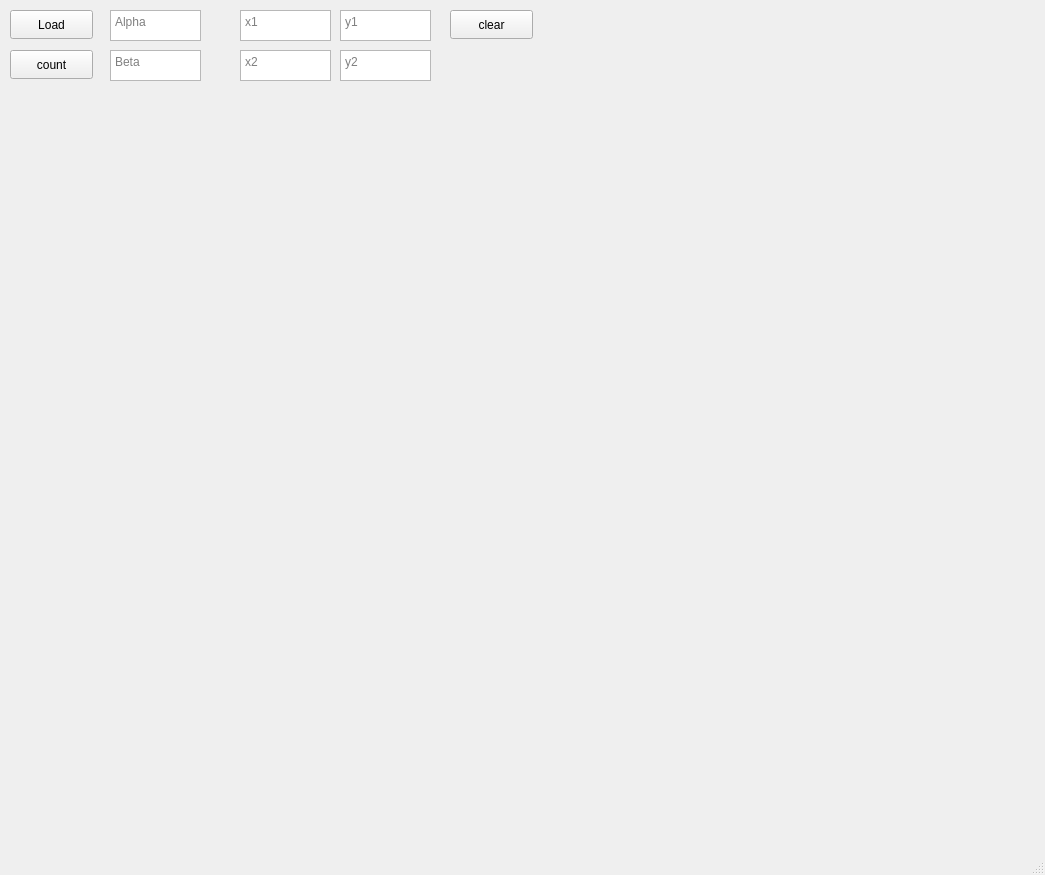
<?xml version="1.0" encoding="UTF-8"?>
<ui version="4.0">
 <class>MainWindow</class>
 <widget class="QMainWindow" name="MainWindow">
  <property name="geometry">
   <rect>
    <x>0</x>
    <y>0</y>
    <width>1045</width>
    <height>875</height>
   </rect>
  </property>
  <property name="windowTitle">
   <string>MainWindow</string>
  </property>
  <widget class="QWidget" name="centralwidget">
   <widget class="QPushButton" name="loadButton">
    <property name="geometry">
     <rect>
      <x>10</x>
      <y>10</y>
      <width>83</width>
      <height>29</height>
     </rect>
    </property>
    <property name="text">
     <string>Load</string>
    </property>
   </widget>
   <widget class="QLabel" name="labelImageInput">
    <property name="geometry">
     <rect>
      <x>10</x>
      <y>190</y>
      <width>711</width>
      <height>631</height>
     </rect>
    </property>
    <property name="text">
     <string/>
    </property>
   </widget>
   <widget class="QPushButton" name="countButton">
    <property name="enabled">
     <bool>true</bool>
    </property>
    <property name="geometry">
     <rect>
      <x>10</x>
      <y>50</y>
      <width>83</width>
      <height>29</height>
     </rect>
    </property>
    <property name="text">
     <string>count</string>
    </property>
   </widget>
   <widget class="QTextEdit" name="textEditAlpha">
    <property name="geometry">
     <rect>
      <x>110</x>
      <y>10</y>
      <width>91</width>
      <height>31</height>
     </rect>
    </property>
    <property name="placeholderText">
     <string>Alpha</string>
    </property>
   </widget>
   <widget class="QTextEdit" name="textEditBeta">
    <property name="geometry">
     <rect>
      <x>110</x>
      <y>50</y>
      <width>91</width>
      <height>31</height>
     </rect>
    </property>
    <property name="placeholderText">
     <string>Beta</string>
    </property>
   </widget>
   <widget class="QTextEdit" name="textEditX1">
    <property name="geometry">
     <rect>
      <x>240</x>
      <y>10</y>
      <width>91</width>
      <height>31</height>
     </rect>
    </property>
    <property name="placeholderText">
     <string>x1</string>
    </property>
   </widget>
   <widget class="QTextEdit" name="textEditY1">
    <property name="geometry">
     <rect>
      <x>340</x>
      <y>10</y>
      <width>91</width>
      <height>31</height>
     </rect>
    </property>
    <property name="placeholderText">
     <string>y1</string>
    </property>
   </widget>
   <widget class="QTextEdit" name="textEditX2">
    <property name="geometry">
     <rect>
      <x>240</x>
      <y>50</y>
      <width>91</width>
      <height>31</height>
     </rect>
    </property>
    <property name="placeholderText">
     <string>x2</string>
    </property>
   </widget>
   <widget class="QTextEdit" name="textEditY2">
    <property name="geometry">
     <rect>
      <x>340</x>
      <y>50</y>
      <width>91</width>
      <height>31</height>
     </rect>
    </property>
    <property name="placeholderText">
     <string>y2</string>
    </property>
   </widget>
   <widget class="QPushButton" name="clearButton">
    <property name="enabled">
     <bool>true</bool>
    </property>
    <property name="geometry">
     <rect>
      <x>450</x>
      <y>10</y>
      <width>83</width>
      <height>29</height>
     </rect>
    </property>
    <property name="text">
     <string>clear</string>
    </property>
   </widget>
  </widget>
  <widget class="QMenuBar" name="menubar">
   <property name="geometry">
    <rect>
     <x>0</x>
     <y>0</y>
     <width>1045</width>
     <height>25</height>
    </rect>
   </property>
  </widget>
  <widget class="QStatusBar" name="statusbar"/>
 </widget>
 <resources/>
 <connections/>
</ui>
